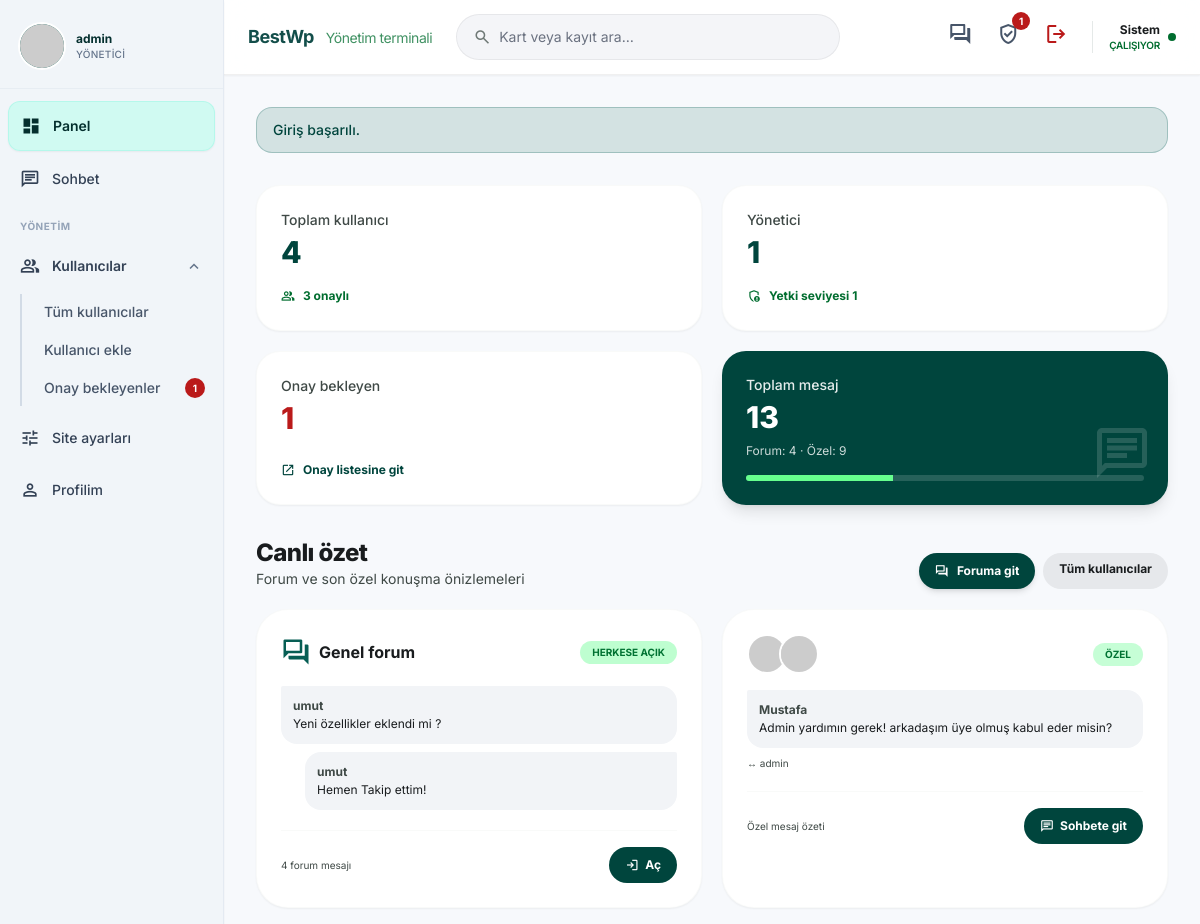
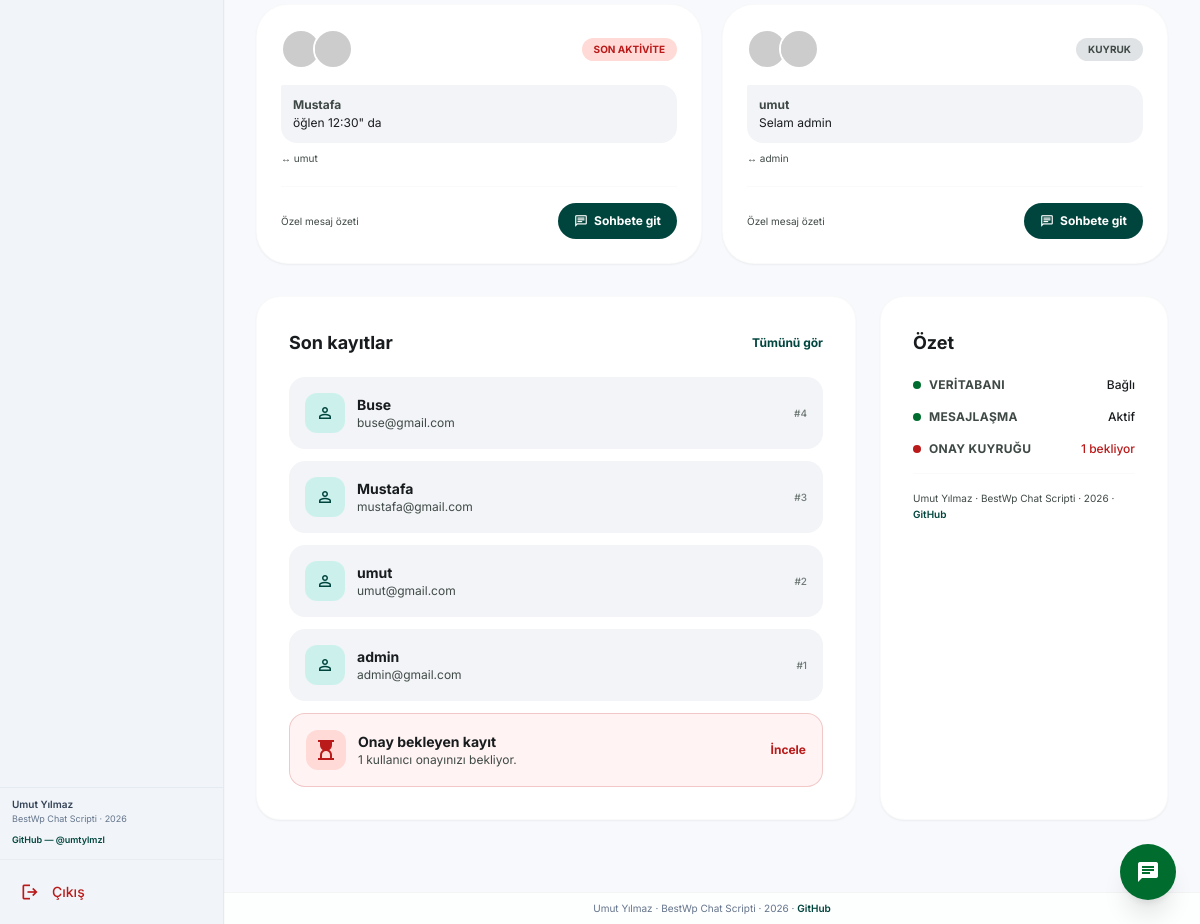
The app's page /index.php?toast=ok (signed in) with its own data (2 pictures, top to bottom).
### tables this page shows
CREATE TABLE `kullanicilar` (
  `kul_id` int(11) NOT NULL,
  `kul_isim` varchar(200) DEFAULT NULL,
  `kul_mail` varchar(200) DEFAULT NULL,
  `kul_sifre` varchar(100) DEFAULT NULL,
  `kul_telefon` varchar(100) DEFAULT NULL,
  `kul_yetki` int(11) NOT NULL DEFAULT 0,
  `kul_onay` tinyint(1) NOT NULL DEFAULT 1 COMMENT '0=beklemede, 1=onaylı',
  `kul_totp_secret` varchar(128) DEFAULT NULL,
  `kul_totp_enabled` tinyint(1) NOT NULL DEFAULT 0,
  `kul_son_giris` datetime DEFAULT NULL
);

CREATE TABLE `ayarlar` (
  `id` int(11) NOT NULL,
  `site_logo` varchar(400) NOT NULL,
  `site_baslik` varchar(350) DEFAULT NULL,
  `site_aciklama` varchar(300) DEFAULT NULL,
  `site_link` varchar(100) DEFAULT NULL,
  `site_sahip_mail` varchar(100) DEFAULT NULL,
  `site_mail_host` varchar(100) DEFAULT NULL,
  `site_mail_mail` varchar(100) DEFAULT NULL,
  `site_mail_port` int(11) DEFAULT NULL,
  `site_mail_sifre` varchar(100) DEFAULT NULL
);

CREATE TABLE `mesajlar` (
  `mesaj_id` int(11) NOT NULL,
  `mesaj_gonderen` int(11) DEFAULT NULL,
  `mesaj_alici` int(10) UNSIGNED DEFAULT NULL,
  `mesaj_detay` text DEFAULT NULL,
  `mesaj_eklenme_tarih` datetime NOT NULL DEFAULT current_timestamp()
);

### index.php (the view, shortened to what the rows shown need)
<?php
require_once 'islemler/baglan.php';
require_once 'fonksiyonlar.php';
$me_id = (int) $_SESSION['kul_id'];
$forum_son = array();
try {
	$fs = $db->prepare(
		'SELECT m.mesaj_detay, m.mesaj_gonderen, k.kul_isim FROM mesajlar m
		LEFT JOIN kullanicilar k ON k.kul_id = m.mesaj_gonderen
		WHERE m.mesaj_alici IS NULL ORDER BY m.mesaj_id DESC LIMIT 4'
	);
	$fs->execute();
	$forum_son = $fs->fetchAll(PDO::FETCH_ASSOC);
} catch (Exception $e) {
}
$dm_kartlar = array();
try {
	$dmq = $db->prepare(
		'SELECT m.mesaj_detay, m.mesaj_gonderen, m.mesaj_alici, g.kul_isim AS g_isim, a.kul_isim AS a_isim
		FROM mesajlar m
		LEFT JOIN kullanicilar g ON g.kul_id = m.mesaj_gonderen
		LEFT JOIN kullanicilar a ON a.kul_id = m.mesaj_alici
		WHERE m.mesaj_alici IS NOT NULL
		ORDER BY m.mesaj_id DESC LIMIT 80'
	);
	$dmq->execute();
	while ($row = $dmq->fetch(PDO::FETCH_ASSOC)) {
		$dm_kartlar[] = $row;
		if (count($dm_kartlar) >= 3) {
			break;
		}
	}
} catch (Exception $e) {
}
$dm_slotlar = array_slice($dm_kartlar, 0, 3);
$yu = $db->prepare('SELECT kul_id, kul_isim, kul_mail FROM kullanicilar ORDER BY kul_id DESC LIMIT 4');
$yu->execute();
$yeni_uyeler = $yu->fetchAll(PDO::FETCH_ASSOC);
function admin_snip($t, $max = 80)
{
	$t = trim(preg_replace('/\s+/', ' ', (string) $t));
	return strlen($t) > $max ? substr($t, 0, $max) . '…' : $t;
}
?>
<?php
$admin_shell_mode = 'dashboard';
include __DIR__ . '/partials/admin_shell_top.php';
?>
		<section>
			<div class="flex flex-col sm:flex-row sm:items-end justify-between gap-4 mb-5">
				<div>
					<h2 class="text-2xl font-extrabold tracking-tight text-on-surface">Canlı özet</h2>
				</div>
			</div>
			<div class="grid grid-cols-1 lg:grid-cols-2 xl:grid-cols-3 gap-5">
				<div class="bg-surface-container-lowest rounded-[2rem] p-6 shadow-sm border border-outline-variant/10 hover:shadow-md transition-shadow dash-card">
					<div class="space-y-2 mb-5 min-h-[5rem]">
						<?php if (empty($forum_son)): ?>
						<p class="text-sm text-on-surface-variant">Henüz forum mesajı yok.</p>
						<?php else: ?>
							<?php foreach (array_slice($forum_son, 0, 2) as $i => $fm): ?>
						<div class="bg-surface-container-low p-3 rounded-2xl <?php echo $i === 0 ? 'rounded-tl-sm' : 'rounded-tr-sm ml-6'; ?> text-xs">
							<p class="text-on-surface-variant font-bold mb-0.5"><?php echo htmlspecialchars($fm['kul_isim'] ?? 'Kullanıcı'); ?></p>
							<p class="text-on-surface"><?php echo htmlspecialchars(admin_snip($fm['mesaj_detay'] ?? '', 120)); ?></p>
						</div>
							<?php endforeach; ?>
						<?php endif; ?>
					</div>
				</div>
				<?php
				foreach ($dm_slotlar as $idx => $dm):
					if ($dm === null):
				?>
				<div class="bg-surface-container-low p-6 rounded-[2rem] border border-dashed border-outline-variant flex flex-col items-center justify-center text-center min-h-[220px] dash-card">
					<span class="material-symbols-outlined text-4xl text-outline-variant/50 mb-2">chat_bubble</span>
					<p class="text-sm font-bold text-on-surface-variant">Özel konuşma yok</p>
					<p class="text-xs text-on-surface-variant/80 mt-1">Üyeler mesajlaştıkça burada özet görünür.</p>
				</div>
				<?php
					else:
					$g_isim = $dm['g_isim'] ?? 'Kullanıcı';
					$a_isim = $dm['a_isim'] ?? 'Kullanıcı';
					$gid = (int) $dm['mesaj_gonderen'];
					$aid = (int) $dm['mesaj_alici'];
					$av1 = bestwp_avatar_url($gid, $g_isim);
					$av2 = bestwp_avatar_url($aid, $a_isim);
					$badge = $idx === 1 ? 'error' : ($idx === 2 ? 'surface' : 'secondary');
					$badge_text = $idx === 1 ? 'Son aktivite' : ($idx === 2 ? 'Kuyruk' : 'Özel');
					$peer_link = null;
					if ($me_id === $gid) {
						$peer_link = $aid;
					} elseif ($me_id === $aid) {
						$peer_link = $gid;
					}
					$sohbet_href = $peer_link ? 'messenger.php?open=' . (int) $peer_link : 'messenger.php';
					?>
				<div class="bg-surface-container-lowest rounded-[2rem] p-6 shadow-sm border border-outline-variant/10 hover:shadow-md transition-shadow dash-card">
					<div class="flex items-center justify-between mb-4">
						<div class="flex -space-x-2">
							<img src="<?php echo htmlspecialchars($av1); ?>" class="w-10 h-10 rounded-full border-2 border-white object-cover" alt=""/>
							<img src="<?php echo htmlspecialchars($av2); ?>" class="w-10 h-10 rounded-full border-2 border-white object-cover" alt=""/>
						</div>
						<?php if ($badge === 'error'): ?>
						<span class="bg-error-container text-error text-[10px] font-bold px-3 py-1 rounded-full uppercase"><?php echo $badge_text; ?></span>
						<?php elseif ($badge === 'surface'): ?>
						<span class="bg-surface-container-highest text-on-surface-variant text-[10px] font-bold px-3 py-1 rounded-full uppercase"><?php echo $badge_text; ?></span>
						<?php else: ?>
						<span class="bg-secondary-container/35 text-on-secondary-container text-[10px] font-bold px-3 py-1 rounded-full uppercase"><?php echo $badge_text; ?></span>
						<?php endif; ?>
					</div>
					<div class="space-y-2 mb-5">
						<div class="bg-surface-container-low p-3 rounded-2xl rounded-tl-sm text-xs">
							<p class="text-on-surface-variant font-bold mb-0.5"><?php echo htmlspecialchars($g_isim); ?></p>
							<p class="text-on-surface"><?php echo htmlspecialchars(admin_snip($dm['mesaj_detay'] ?? '', 100)); ?></p>
						</div>
						<p class="text-[10px] text-on-surface-variant">↔ <?php echo htmlspecialchars($a_isim); ?></p>
					</div>
					<div class="flex items-center justify-between pt-4 border-t border-outline-variant/10">
						<p class="text-[10px] text-on-surface-variant">Özel mesaj özeti</p>
						<a href="<?php echo htmlspecialchars($sohbet_href); ?>" class="bg-primary px-4 py-2 rounded-full text-white text-xs font-bold hover:brightness-110 inline-flex items-center gap-1.5 transition-all">
							<span class="material-symbols-outlined text-sm">chat</span>
							Sohbete git
						</a>
					</div>
				</div>
				<?php
					endif;
				endforeach;
				?>
			</div>
		</section>
		<section class="grid grid-cols-1 lg:grid-cols-3 gap-6 pb-10">
			<div class="lg:col-span-2 bg-white rounded-3xl p-6 md:p-8 shadow-sm border border-outline-variant/10 dash-card">
				<div class="space-y-3">
					<?php foreach ($yeni_uyeler as $yu): ?>
					<div class="flex items-center justify-between p-4 bg-surface-container-low rounded-2xl tonal-shift hover:bg-surface-container transition-colors">
						<div class="flex items-center gap-3 min-w-0">
							<div class="w-10 h-10 rounded-xl bg-primary-fixed/50 flex items-center justify-center flex-shrink-0">
								<span class="material-symbols-outlined text-primary text-lg">person</span>
							</div>
							<div class="min-w-0">
								<p class="text-sm font-bold truncate"><?php echo htmlspecialchars($yu['kul_isim']); ?></p>
								<p class="text-xs text-on-surface-variant truncate"><?php echo htmlspecialchars($yu['kul_mail'] ?? ''); ?></p>
							</div>
						</div>
						<span class="text-[10px] font-medium text-outline flex-shrink-0 ml-2">#<?php echo (int) $yu['kul_id']; ?></span>
					</div>
					<?php endforeach; ?>
				</div>
			</div>
		</section>
<?php
include __DIR__ . "/partials/admin_shell_bottom.php";

### partials/admin_shell_top.php (shortened to what the rows shown need)
<?php
$admin_shell_mode = $admin_shell_mode ?? 'page';
$site_baslik_shell = !empty($ayarcek['site_baslik']) ? $ayarcek['site_baslik'] : 'BestWp';
$me_id_shell = (int) $_SESSION['kul_id'];
$kul_sorgu_shell = $db->prepare('SELECT * FROM kullanicilar WHERE kul_id = :id LIMIT 1');
$kul_sorgu_shell->execute(array('id' => $me_id_shell));
$me_shell = $kul_sorgu_shell->fetch(PDO::FETCH_ASSOC) ?: array();
$bekleyen_shell = bestwp_pending_registrations_count($db);
?>
<!DOCTYPE html>
<html class="light" lang="tr">
<head>
	<script src="https://cdn.tailwindcss.com?plugins=forms,container-queries"></script>
</head>
<body class="bg-background font-body text-on-surface antialiased flex h-screen overflow-hidden">
<aside id="admin-sidebar" class="admin-rail fixed left-0 top-0 z-40 bg-slate-100 h-screen w-56 flex flex-col border-r border-slate-200/80 shadow-sm transition-transform duration-200 ease-out max-md:-translate-x-full md:translate-x-0">
	<div class="px-3 pt-4 pb-3 border-b border-slate-200/60">
		<a href="index.php" class="flex items-center gap-3 min-w-0 rounded-xl p-2 hover:bg-white/80 transition-colors" title="Panel">
			<div class="min-w-0 text-left">
				<p class="text-xs font-bold text-teal-950 truncate"><?php echo htmlspecialchars($me_shell['kul_isim'] ?? 'Admin'); ?></p>
				<p class="text-[10px] text-slate-500 font-medium uppercase tracking-wide">Yönetici</p>
			</div>
		</a>
	</div>
</aside>
<main class="flex-1 ml-0 md:ml-56 flex flex-col overflow-hidden min-w-0 w-full">
	<?php if ($admin_shell_mode === 'dashboard'): ?>
	<header class="sticky top-0 z-30 bg-white/90 backdrop-blur-xl flex flex-wrap justify-between items-center gap-4 w-full px-4 sm:px-6 py-3.5 shadow-sm border-b border-black/[0.06]">
		<div class="flex flex-wrap items-center gap-3 sm:gap-6 min-w-0">
			<h1 class="text-base sm:text-lg font-bold text-teal-900 tracking-tight truncate min-w-0">
				<?php echo htmlspecialchars($site_baslik_shell); ?>
				<span class="text-secondary ml-2 font-normal text-sm opacity-75">Yönetim terminali</span>
			</h1>
			<div class="glass-search hidden md:flex items-center gap-2 px-4 py-2 rounded-full w-72 lg:w-96 border border-black/[0.06] focus-within:ring-2 focus-within:ring-primary/15">
				<span class="material-symbols-outlined text-outline text-lg">search</span>
				<input id="dash-filter" type="search" class="bg-transparent border-none focus:ring-0 text-sm w-full p-0 text-on-surface" placeholder="Kart veya kayıt ara…" autocomplete="off"/>
			</div>
		</div>
		<div class="flex items-center gap-4 flex-wrap">
			<div class="flex gap-2 text-slate-600">
				<a href="messenger.php?open=genel" class="p-2 rounded-full hover:bg-slate-100 hover:text-primary transition-colors" title="Forum"><span class="material-symbols-outlined">forum</span></a>
				<a href="onay-bekleyenler.php" class="p-2 rounded-full hover:bg-slate-100 hover:text-primary transition-colors relative" title="Onay bekleyenler">
					<span class="material-symbols-outlined">verified_user</span>
					<?php if ($bekleyen_shell > 0): ?>
					<span class="absolute -top-0.5 -right-0.5 min-w-[18px] h-[18px] px-1 bg-error text-white text-[10px] font-bold rounded-full flex items-center justify-center"><?php echo (int) $bekleyen_shell; ?></span>
					<?php endif; ?>
				</a>
				<a href="islemler/cikis.php" class="p-2 rounded-full hover:bg-red-50 text-error transition-colors" title="Çıkış"><span class="material-symbols-outlined">logout</span></a>
			</div>
			<div class="flex items-center gap-2">
				<div class="text-right hidden sm:block">
					<p class="text-xs font-bold text-on-surface">Sistem</p>
					<p class="text-[10px] text-secondary font-semibold uppercase tracking-tight">Çalışıyor</p>
				</div>
				<div class="w-2 h-2 rounded-full bg-secondary animate-pulse flex-shrink-0"></div>
			</div>
		</div>
	</header>
	<?php endif; ?>
	<div class="flex-1 overflow-y-auto p-4 sm:p-6 md:p-8 <?php echo $admin_shell_mode === 'dashboard' ? 'space-y-8' : 'space-y-6'; ?>">

### records on screen
kullanicilar: kul_isim "admin", kul_mail "admin@gmail.com", kul_id "1"
ayarlar: site_baslik "BestWp"
mesajlar: kullanicilar.kul_isim "umut", mesaj_detay "Yeni özellikler eklendi mi ?"
mesajlar: kullanicilar.kul_isim "umut", mesaj_detay "Hemen Takip ettim!"
mesajlar: badge_text "ÖZEL", kullanicilar.kul_isim "Mustafa", mesaj_detay "Admin yardımın gerek! arkadaşım üye olmuş kabul eder misin?", kullanicilar.kul_isim "admin"
mesajlar: badge_text "SON AKTIVITE", kullanicilar.kul_isim "Mustafa", mesaj_detay "öğlen 12:30\" da", kullanicilar.kul_isim "umut"
mesajlar: badge_text "KUYRUK", kullanicilar.kul_isim "umut", mesaj_detay "Selam admin", kullanicilar.kul_isim "admin"
kullanicilar: kul_isim "Buse", kul_mail "buse@gmail.com", kul_id "4"
kullanicilar: kul_isim "Mustafa", kul_mail "mustafa@gmail.com", kul_id "3"
kullanicilar: kul_isim "umut", kul_mail "umut@gmail.com", kul_id "2"

### other values on screen
$bekleyen_shell "1"
$toast_metin "Giriş başarılı."
$toplam_kul "4"
$onayli_kul "3"
$toplam_admin "1"
$bekleyen "1"
$toplam_mesaj "13"
$forum_mesaj "4"
$ozel_mesaj "9"
